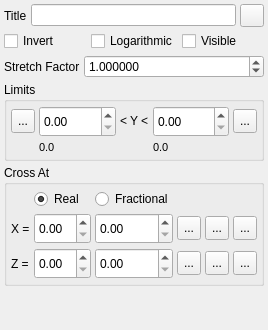
         <widget class="QWidget" name="YGeneralTab">
          <attribute name="title">
           <string>General</string>
          </attribute>
          <layout class="QVBoxLayout" name="verticalLayout_7">
           <property name="spacing">
            <number>4</number>
           </property>
           <property name="leftMargin">
            <number>4</number>
           </property>
           <property name="topMargin">
            <number>4</number>
           </property>
           <property name="rightMargin">
            <number>4</number>
           </property>
           <property name="bottomMargin">
            <number>4</number>
           </property>
           <item>
            <layout class="QHBoxLayout" name="horizontalLayout_25">
             <item>
              <widget class="QLabel" name="label_35">
               <property name="text">
                <string>Title</string>
               </property>
              </widget>
             </item>
             <item>
              <widget class="QLineEdit" name="YTitleEdit"/>
             </item>
             <item>
              <widget class="QToolButton" name="YTitleAddSymbolButton">
               <property name="text">
                <string/>
               </property>
               <property name="icon">
                <iconset resource="uchroma.qrc">
                 <normaloff>:/uchroma/icons/symbol.svg</normaloff>:/uchroma/icons/symbol.svg</iconset>
               </property>
               <property name="iconSize">
                <size>
                 <width>16</width>
                 <height>16</height>
                </size>
               </property>
              </widget>
             </item>
            </layout>
           </item>
           <item>
            <layout class="QHBoxLayout" name="horizontalLayout_22">
             <item>
              <widget class="QCheckBox" name="YInvertCheck">
               <property name="text">
                <string>Invert</string>
               </property>
              </widget>
             </item>
             <item>
              <widget class="QCheckBox" name="YLogarithmicCheck">
               <property name="text">
                <string>Logarithmic</string>
               </property>
              </widget>
             </item>
             <item>
              <widget class="QCheckBox" name="YVisibleCheck">
               <property name="text">
                <string>Visible</string>
               </property>
              </widget>
             </item>
            </layout>
           </item>
           <item>
            <layout class="QHBoxLayout" name="horizontalLayout_31">
             <item>
              <widget class="QLabel" name="label_41">
               <property name="text">
                <string>Stretch Factor</string>
               </property>
              </widget>
             </item>
             <item>
              <widget class="QDoubleSpinBox" name="YStretchSpin">
               <property name="sizePolicy">
                <sizepolicy hsizetype="Expanding" vsizetype="Fixed">
                 <horstretch>0</horstretch>
                 <verstretch>0</verstretch>
                </sizepolicy>
               </property>
               <property name="toolTip">
                <string/>
               </property>
               <property name="decimals">
                <number>6</number>
               </property>
               <property name="minimum">
                <double>0.000001000000000</double>
               </property>
               <property name="maximum">
                <double>1000000.000000000000000</double>
               </property>
               <property name="singleStep">
                <double>0.010000000000000</double>
               </property>
               <property name="value">
                <double>1.000000000000000</double>
               </property>
              </widget>
             </item>
            </layout>
           </item>
           <item>
            <widget class="QGroupBox" name="YLimitsGroup">
             <property name="title">
              <string>Limits</string>
             </property>
             <layout class="QHBoxLayout" name="horizontalLayout_48">
              <property name="spacing">
               <number>4</number>
              </property>
              <property name="leftMargin">
               <number>4</number>
              </property>
              <property name="topMargin">
               <number>4</number>
              </property>
              <property name="rightMargin">
               <number>4</number>
              </property>
              <property name="bottomMargin">
               <number>4</number>
              </property>
              <item>
               <layout class="QGridLayout" name="gridLayout_4">
                <property name="spacing">
                 <number>4</number>
                </property>
                <item row="1" column="1">
                 <widget class="QLabel" name="YMinLabel">
                  <property name="font">
                   <font>
                    <pointsize>8</pointsize>
                   </font>
                  </property>
                  <property name="text">
                   <string>0.0</string>
                  </property>
                 </widget>
                </item>
                <item row="1" column="4">
                 <widget class="QLabel" name="YMaxLabel">
                  <property name="font">
                   <font>
                    <pointsize>8</pointsize>
                   </font>
                  </property>
                  <property name="text">
                   <string>0.0</string>
                  </property>
                 </widget>
                </item>
                <item row="0" column="4">
                 <widget class="TExponentialSpin" name="YMaxSpin">
                  <property name="sizePolicy">
                   <sizepolicy hsizetype="Expanding" vsizetype="Fixed">
                    <horstretch>0</horstretch>
                    <verstretch>0</verstretch>
                   </sizepolicy>
                  </property>
                  <property name="minimumSize">
                   <size>
                    <width>0</width>
                    <height>31</height>
                   </size>
                  </property>
                  <property name="focusPolicy">
                   <enum>Qt::StrongFocus</enum>
                  </property>
                  <property name="toolTip">
                   <string>Maximum value to display on the Y axis</string>
                  </property>
                 </widget>
                </item>
                <item row="0" column="3">
                 <widget class="QLabel" name="YLabel">
                  <property name="sizePolicy">
                   <sizepolicy hsizetype="Minimum" vsizetype="Preferred">
                    <horstretch>0</horstretch>
                    <verstretch>0</verstretch>
                   </sizepolicy>
                  </property>
                  <property name="text">
                   <string>&lt; Y &lt;</string>
                  </property>
                 </widget>
                </item>
                <item row="0" column="0">
                 <widget class="QToolButton" name="YMinSetMinimumButton">
                  <property name="maximumSize">
                   <size>
                    <width>24</width>
                    <height>24</height>
                   </size>
                  </property>
                  <property name="toolTip">
                   <string>Set to minimum source data value</string>
                  </property>
                  <property name="text">
                   <string>...</string>
                  </property>
                  <property name="icon">
                   <iconset resource="uchroma.qrc">
                    <normaloff>:/uchroma/icons/toleftlimit.svg</normaloff>:/uchroma/icons/toleftlimit.svg</iconset>
                  </property>
                  <property name="iconSize">
                   <size>
                    <width>16</width>
                    <height>16</height>
                   </size>
                  </property>
                 </widget>
                </item>
                <item row="0" column="1">
                 <widget class="TExponentialSpin" name="YMinSpin">
                  <property name="sizePolicy">
                   <sizepolicy hsizetype="Expanding" vsizetype="Fixed">
                    <horstretch>0</horstretch>
                    <verstretch>0</verstretch>
                   </sizepolicy>
                  </property>
                  <property name="minimumSize">
                   <size>
                    <width>0</width>
                    <height>31</height>
                   </size>
                  </property>
                  <property name="focusPolicy">
                   <enum>Qt::StrongFocus</enum>
                  </property>
                  <property name="toolTip">
                   <string>Minimum value to display on the Y axis</string>
                  </property>
                 </widget>
                </item>
                <item row="0" column="5">
                 <widget class="QToolButton" name="YMaxSetMaximumButton">
                  <property name="maximumSize">
                   <size>
                    <width>24</width>
                    <height>24</height>
                   </size>
                  </property>
                  <property name="toolTip">
                   <string>Set to maximum source data value</string>
                  </property>
                  <property name="text">
                   <string>...</string>
                  </property>
                  <property name="icon">
                   <iconset resource="uchroma.qrc">
                    <normaloff>:/uchroma/icons/torightlimit.svg</normaloff>:/uchroma/icons/torightlimit.svg</iconset>
                  </property>
                  <property name="iconSize">
                   <size>
                    <width>16</width>
                    <height>16</height>
                   </size>
                  </property>
                 </widget>
                </item>
               </layout>
              </item>
             </layout>
            </widget>
           </item>
           <item>
            <widget class="QGroupBox" name="YCrossGroup">
             <property name="title">
              <string>Cross At</string>
             </property>
             <layout class="QHBoxLayout" name="horizontalLayout_2">
              <property name="spacing">
               <number>4</number>
              </property>
              <property name="leftMargin">
               <number>4</number>
              </property>
              <property name="topMargin">
               <number>4</number>
              </property>
              <property name="rightMargin">
               <number>4</number>
              </property>
              <property name="bottomMargin">
               <number>4</number>
              </property>
              <item>
               <layout class="QGridLayout" name="gridLayout_6">
                <property name="spacing">
                 <number>4</number>
                </property>
                <item row="1" column="5">
                 <widget class="QToolButton" name="YPositionXSetMaximumButton">
                  <property name="maximumSize">
                   <size>
                    <width>24</width>
                    <height>24</height>
                   </size>
                  </property>
                  <property name="toolTip">
                   <string>Set to maximum source data value</string>
                  </property>
                  <property name="text">
                   <string>...</string>
                  </property>
                  <property name="icon">
                   <iconset resource="uchroma.qrc">
                    <normaloff>:/uchroma/icons/torightlimit.svg</normaloff>:/uchroma/icons/torightlimit.svg</iconset>
                  </property>
                  <property name="iconSize">
                   <size>
                    <width>16</width>
                    <height>16</height>
                   </size>
                  </property>
                 </widget>
                </item>
                <item row="1" column="4">
                 <widget class="QToolButton" name="YPositionXSetZeroButton">
                  <property name="maximumSize">
                   <size>
                    <width>24</width>
                    <height>24</height>
                   </size>
                  </property>
                  <property name="toolTip">
                   <string>Set to zero</string>
                  </property>
                  <property name="text">
                   <string>...</string>
                  </property>
                  <property name="icon">
                   <iconset resource="uchroma.qrc">
                    <normaloff>:/uchroma/icons/tozero.svg</normaloff>:/uchroma/icons/tozero.svg</iconset>
                  </property>
                  <property name="iconSize">
                   <size>
                    <width>16</width>
                    <height>16</height>
                   </size>
                  </property>
                 </widget>
                </item>
                <item row="1" column="1">
                 <widget class="TExponentialSpin" name="YPositionXRealSpin">
                  <property name="sizePolicy">
                   <sizepolicy hsizetype="Expanding" vsizetype="Fixed">
                    <horstretch>0</horstretch>
                    <verstretch>0</verstretch>
                   </sizepolicy>
                  </property>
                  <property name="minimumSize">
                   <size>
                    <width>0</width>
                    <height>31</height>
                   </size>
                  </property>
                  <property name="focusPolicy">
                   <enum>Qt::StrongFocus</enum>
                  </property>
                  <property name="toolTip">
                   <string>X axis value at which the Y axis crosses</string>
                  </property>
                 </widget>
                </item>
                <item row="2" column="1">
                 <widget class="TExponentialSpin" name="YPositionZRealSpin">
                  <property name="sizePolicy">
                   <sizepolicy hsizetype="Expanding" vsizetype="Fixed">
                    <horstretch>0</horstretch>
                    <verstretch>0</verstretch>
                   </sizepolicy>
                  </property>
                  <property name="minimumSize">
                   <size>
                    <width>0</width>
                    <height>31</height>
                   </size>
                  </property>
                  <property name="focusPolicy">
                   <enum>Qt::StrongFocus</enum>
                  </property>
                  <property name="toolTip">
                   <string>Z axis value at which the Y axis crosses</string>
                  </property>
                 </widget>
                </item>
                <item row="1" column="3">
                 <widget class="QToolButton" name="YPositionXSetMinimumButton">
                  <property name="maximumSize">
                   <size>
                    <width>24</width>
                    <height>24</height>
                   </size>
                  </property>
                  <property name="toolTip">
                   <string>Set to minimum source data value</string>
                  </property>
                  <property name="text">
                   <string>...</string>
                  </property>
                  <property name="icon">
                   <iconset resource="uchroma.qrc">
                    <normaloff>:/uchroma/icons/toleftlimit.svg</normaloff>:/uchroma/icons/toleftlimit.svg</iconset>
                  </property>
                  <property name="iconSize">
                   <size>
                    <width>16</width>
                    <height>16</height>
                   </size>
                  </property>
                 </widget>
                </item>
                <item row="2" column="0">
                 <widget class="QLabel" name="label_8">
                  <property name="sizePolicy">
                   <sizepolicy hsizetype="Minimum" vsizetype="Preferred">
                    <horstretch>0</horstretch>
                    <verstretch>0</verstretch>
                   </sizepolicy>
                  </property>
                  <property name="text">
                   <string>Z =</string>
                  </property>
                 </widget>
                </item>
                <item row="1" column="0">
                 <widget class="QLabel" name="label_9">
                  <property name="sizePolicy">
                   <sizepolicy hsizetype="Minimum" vsizetype="Preferred">
                    <horstretch>0</horstretch>
                    <verstretch>0</verstretch>
                   </sizepolicy>
                  </property>
                  <property name="text">
                   <string>X =</string>
                  </property>
                 </widget>
                </item>
                <item row="2" column="3">
                 <widget class="QToolButton" name="YPositionZSetMinimumButton">
                  <property name="maximumSize">
                   <size>
                    <width>24</width>
                    <height>24</height>
                   </size>
                  </property>
                  <property name="toolTip">
                   <string>Set to minimum source data value</string>
                  </property>
                  <property name="text">
                   <string>...</string>
                  </property>
                  <property name="icon">
                   <iconset resource="uchroma.qrc">
                    <normaloff>:/uchroma/icons/toleftlimit.svg</normaloff>:/uchroma/icons/toleftlimit.svg</iconset>
                  </property>
                  <property name="iconSize">
                   <size>
                    <width>16</width>
                    <height>16</height>
                   </size>
                  </property>
                 </widget>
                </item>
                <item row="2" column="4">
                 <widget class="QToolButton" name="YPositionZSetZeroButton">
                  <property name="maximumSize">
                   <size>
                    <width>24</width>
                    <height>24</height>
                   </size>
                  </property>
                  <property name="toolTip">
                   <string>Set to zero</string>
                  </property>
                  <property name="text">
                   <string>...</string>
                  </property>
                  <property name="icon">
                   <iconset resource="uchroma.qrc">
                    <normaloff>:/uchroma/icons/tozero.svg</normaloff>:/uchroma/icons/tozero.svg</iconset>
                  </property>
                  <property name="iconSize">
                   <size>
                    <width>16</width>
                    <height>16</height>
                   </size>
                  </property>
                 </widget>
                </item>
                <item row="0" column="1">
                 <widget class="QRadioButton" name="YPositionRealRadio">
                  <property name="text">
                   <string>Real</string>
                  </property>
                  <property name="checked">
                   <bool>true</bool>
                  </property>
                 </widget>
                </item>
                <item row="2" column="5">
                 <widget class="QToolButton" name="YPositionZSetMaximumButton">
                  <property name="maximumSize">
                   <size>
                    <width>24</width>
                    <height>24</height>
                   </size>
                  </property>
                  <property name="toolTip">
                   <string>Set to maximum source data value</string>
                  </property>
                  <property name="text">
                   <string>...</string>
                  </property>
                  <property name="icon">
                   <iconset resource="uchroma.qrc">
                    <normaloff>:/uchroma/icons/torightlimit.svg</normaloff>:/uchroma/icons/torightlimit.svg</iconset>
                  </property>
                  <property name="iconSize">
                   <size>
                    <width>16</width>
                    <height>16</height>
                   </size>
                  </property>
                 </widget>
                </item>
                <item row="1" column="2">
                 <widget class="TExponentialSpin" name="YPositionXFractionalSpin">
                  <property name="sizePolicy">
                   <sizepolicy hsizetype="Expanding" vsizetype="Fixed">
                    <horstretch>0</horstretch>
                    <verstretch>0</verstretch>
                   </sizepolicy>
                  </property>
                  <property name="minimumSize">
                   <size>
                    <width>0</width>
                    <height>31</height>
                   </size>
                  </property>
                  <property name="focusPolicy">
                   <enum>Qt::StrongFocus</enum>
                  </property>
                  <property name="toolTip">
                   <string>X axis fraction at which the Y axis crosses</string>
                  </property>
                 </widget>
                </item>
                <item row="2" column="2">
                 <widget class="TExponentialSpin" name="YPositionZFractionalSpin">
                  <property name="sizePolicy">
                   <sizepolicy hsizetype="Expanding" vsizetype="Fixed">
                    <horstretch>0</horstretch>
                    <verstretch>0</verstretch>
                   </sizepolicy>
                  </property>
                  <property name="minimumSize">
                   <size>
                    <width>0</width>
                    <height>31</height>
                   </size>
                  </property>
                  <property name="focusPolicy">
                   <enum>Qt::StrongFocus</enum>
                  </property>
                  <property name="toolTip">
                   <string>Z axis fraction at which the Y axis crosses</string>
                  </property>
                 </widget>
                </item>
                <item row="0" column="2">
                 <widget class="QRadioButton" name="YPositionFractionalRadio">
                  <property name="text">
                   <string>Fractional</string>
                  </property>
                 </widget>
                </item>
               </layout>
              </item>
             </layout>
            </widget>
           </item>
           <item>
            <spacer name="verticalSpacer_8">
             <property name="orientation">
              <enum>Qt::Vertical</enum>
             </property>
             <property name="sizeHint" stdset="0">
              <size>
               <width>20</width>
               <height>40</height>
              </size>
             </property>
            </spacer>
           </item>
          </layout>
         </widget>
